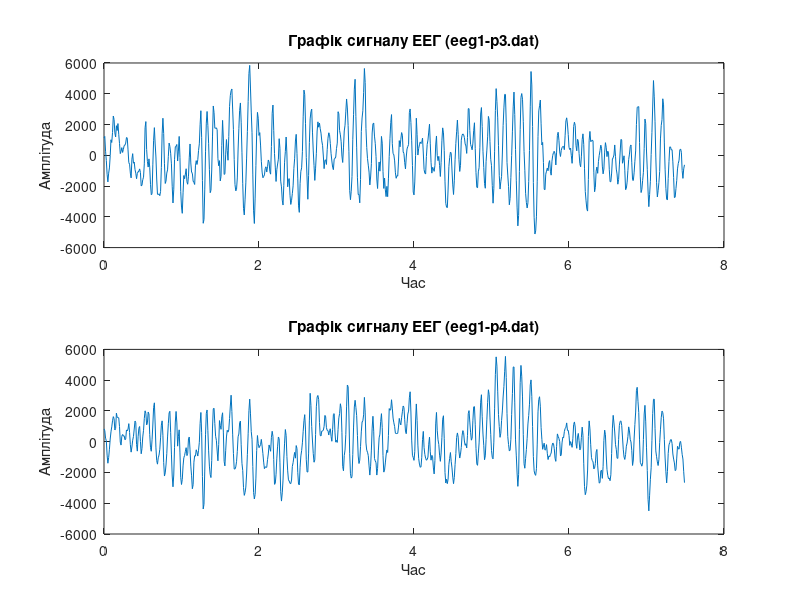
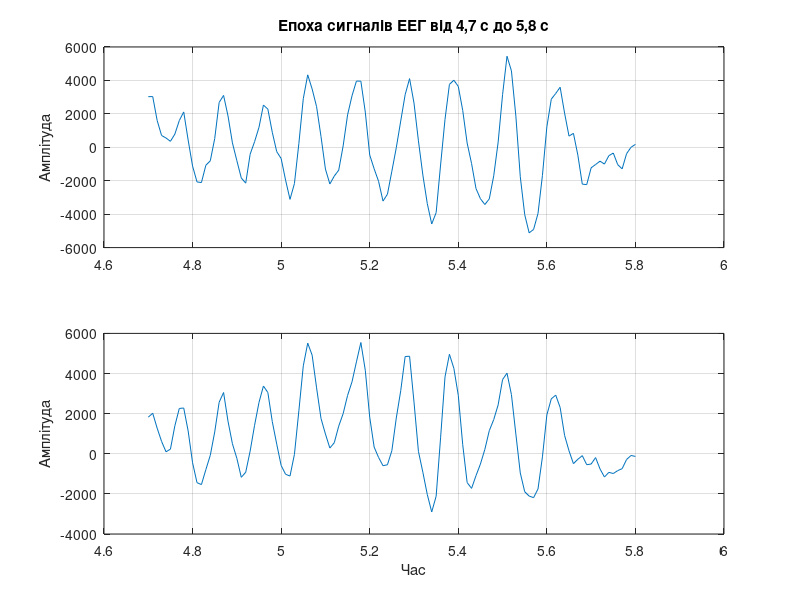
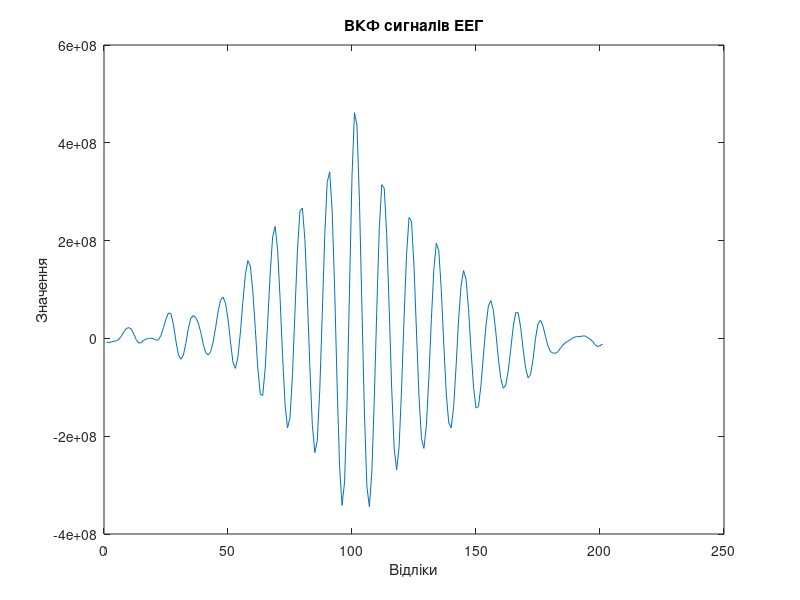
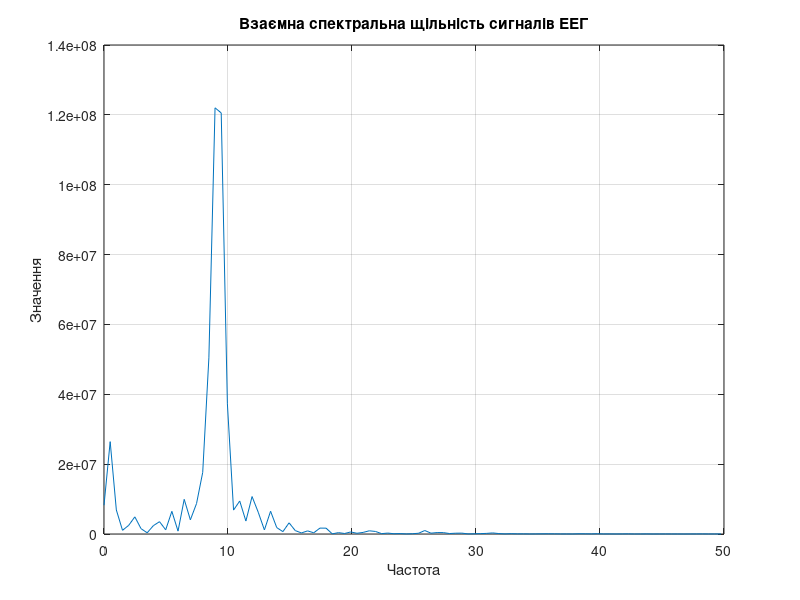

Reproduce these figures in MATLAB, in order.
%=== Завдання #3.5 ===
% Завантаження сигналу ЕЕГ файл (eeg1-p3.dat)
fs = 100;
eeg_1 = load('eeg1-p3.dat');
eeg1 = detrend(eeg_1);
t_1 = (0:length(eeg1)-1)/fs;
figure(18)
subplot(2, 1, 1); plot(t_1, eeg1);
title('Графік сигналу ЕЕГ (eeg1-p3.dat)');
xlabel('Час'); ylabel('Амплітуда');

% Завантаження сигналу ЕЕГ файл (eeg1-p4.dat)
eeg_2 = load('eeg1-p4.dat');
eeg2 = detrend(eeg_2);
t_2 = (0:length(eeg2)-1)/fs;
subplot(2, 1, 2); plot(t_2, eeg2);
title('Графік сигналу ЕЕГ (eeg1-p4.dat)');
xlabel('Час'); ylabel('Амплітуда');

% Виділення епохи сигналів ЕЕГ від t1 = 4,7 с до t2 = 5,8 с
t1 = 4.7;
t2 = 5.8;
n1 = fix(t1*fs)+1;
n2 = fix(t2*fs)+1;
eeg1 = eeg1(n1:n2);
eeg2 = eeg2(n1:n2);
figure(19)
subplot(2,1,1); plot(t_1(n1:n2), eeg1), grid on;
title('Епоха сигналів ЕЕГ від 4,7 с до 5,8 с'); ylabel('Амплітуда');
subplot(2,1,2); plot(t_2(n1:n2), eeg2), grid on;
xlabel('Час'); ylabel('Амплітуда');

% Обчислення ВКФ сигналів ЕЕГ
maxlag = 100;
vkf = xcorr(eeg1, eeg2, maxlag);
figure(20)
plot(vkf);
title('ВКФ сигналів ЕЕГ');
xlabel('Відліки'); ylabel('Значення');

% Обчислення взаємної спектральної щільності сигналів ЕЕГ
Sx = abs(fft(vkf)/length(vkf));
Sy = Sx(1:length(vkf)/2+1);
Sy(2:end-1) = 2*Sy(2:end-1);
f = fs*(0:(length(vkf)/2))/length(vkf);
figure(21)
plot(f,Sy), grid on;
title('Взаємна спектральна щільність сигналів ЕЕГ');
xlabel('Частота'); ylabel('Значення');